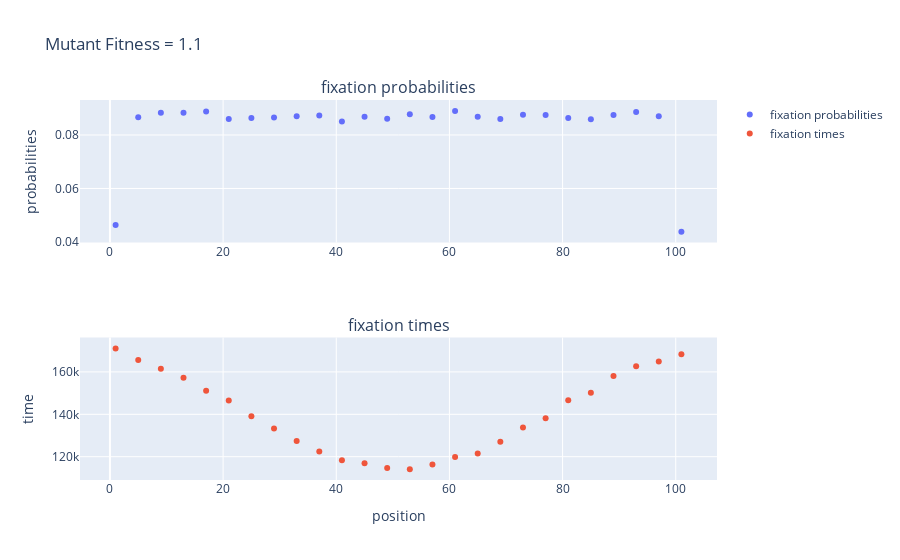

Here is the notebook cell this chart was saved with:
### Code cell
fixProbsA11, timesA11, checkLocsA11 = comparePlotA(1.1,50000)

### Figure 1 — Plotly figure (JSON) as saved in the notebook; plotly's stock layout.template omitted (floating-point values rounded to 4 significant figures)
{"data": [{"mode": "markers", "name": "fixation probabilities", "type": "scatter", "x": [1, 5, 9, 13, 17, 21, 25, 29, 33, 37, 41, 45, 49, 53, 57, 61, 65, 69, 73, 77, 81, 85, 89, 93, 97, 101], "xaxis": "x", "y": [0.04632, 0.0866, 0.0883, 0.08828, 0.08878, 0.08596, 0.0864, 0.0865, 0.08704, 0.08732, 0.08508, 0.08682, 0.08606, 0.08772, 0.0867, 0.08902, 0.08684, 0.086, 0.08754, 0.08746, 0.08638, 0.08588, 0.08744, 0.0886, 0.08704, 0.04386], "yaxis": "y"}, {"mode": "markers", "name": "fixation times", "type": "scatter", "x": [1, 5, 9, 13, 17, 21, 25, 29, 33, 37, 41, 45, 49, 53, 57, 61, 65, 69, 73, 77, 81, 85, 89, 93, 97, 101], "xaxis": "x2", "y": [171100.0, 165600.0, 161500.0, 157300.0, 151200.0, 146500.0, 139100.0, 133300.0, 127400.0, 122500.0, 118300.0, 116900.0, 114700.0, 114100.0, 116300.0, 119900.0, 121500.0, 127100.0, 133800.0, 138100.0, 146700.0, 150200.0, 158000.0, 162700.0, 164900.0, 168400.0], "yaxis": "y2"}], "layout": {"annotations": [{"font": {"size": 16}, "showarrow": false, "text": "fixation probabilities", "x": 0.5, "xanchor": "center", "xref": "paper", "y": 1, "yanchor": "bottom", "yref": "paper"}, {"font": {"size": 16}, "showarrow": false, "text": "fixation times", "x": 0.5, "xanchor": "center", "xref": "paper", "y": 0.375, "yanchor": "bottom", "yref": "paper"}], "title": {"text": "Mutant Fitness = 1.1"}, "xaxis": {"anchor": "y", "domain": [0, 1]}, "xaxis2": {"anchor": "y2", "domain": [0, 1], "title": {"text": "position"}}, "yaxis": {"anchor": "x", "domain": [0.625, 1], "title": {"text": "probabilities"}}, "yaxis2": {"anchor": "x2", "domain": [0, 0.375], "title": {"text": "time"}}}}
